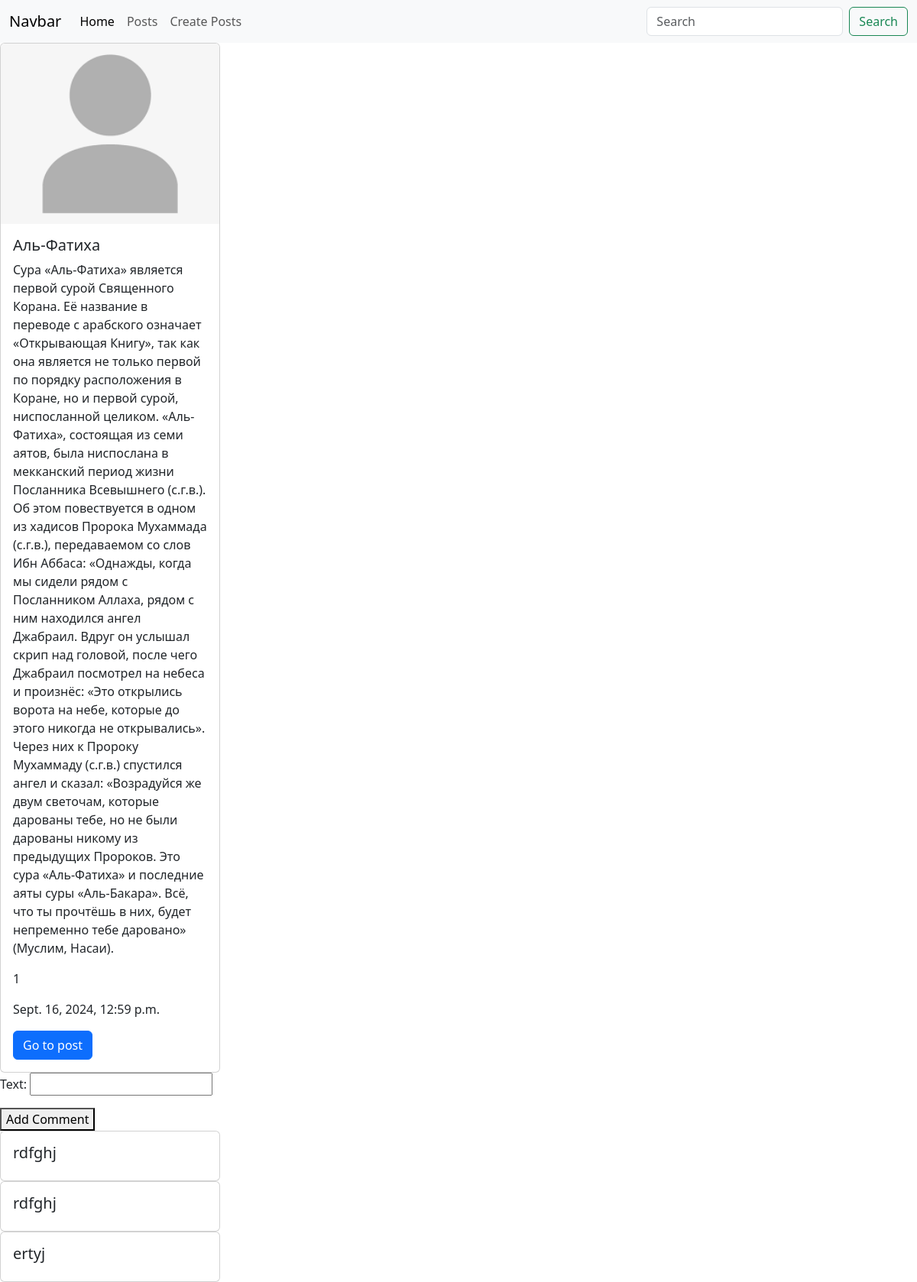
The page /posts/5/ (signed in) on the database its author committed.
### posts/models.py (models this page shows, shortened)
class Post(models.Model):
    image = models.ImageField(blank=True, null=True, upload_to='posts')
    title = models.CharField(max_length=100)
    content = models.TextField(blank=True, null=True)
    rate = models.IntegerField(default=0)
    created_at = models.DateTimeField(auto_now_add=True, null=True)
    updated_at = models.DateTimeField(auto_now=True)
    category = models.ForeignKey(Category, on_delete=models.CASCADE, null=True, blank=True, related_name='posts')
    tags = models.ManyToManyField(Tag,null=True, blank=True)

class Comment(models.Model):
    text = models.CharField(max_length=400)
    post = models.ForeignKey(Post, on_delete=models.CASCADE, related_name='comments')

### posts/views.py (the view, shortened to what this page needs)
# urls.py: path('posts/<int:post_id>/', detail_view, name='detail'),
@login_required(login_url='login')
def detail_view(request, post_id):
    post = Post.objects.get(id=post_id)
    if request.method == "GET":
        form = CommentForm()
        comments = post.comments.all()
        return render(
            request, 'posts/post_detail.html',
            context={'post': post, 'form': form, 'comments': comments}
        )

### posts/forms.py
class CommentForm(forms.ModelForm):
    class Meta:
        model = Comment
        fields = ['text']

### templates/posts/post_detail.html (shortened to what this page needs)
{% extends "base.html" %}
{% load static%}
{%block content%}
<div class="card" style="width: 18rem;">
  {% if post.image %}
  <img src="{{post.image.url}}" class="card-img-top" alt="...">
  {% else %}
   <img src="{% static 'placeholder.png' %}" class="card-img-top" alt="...">
  {% endif %}
  <div class="card-body">
    <h5 class="card-title">{{post.title}}</h5>
    <p class="card-text">{{post.content}}</p>
    <p class="card-text">{{post.rate}}</p>
    <p class="card-text">{{post.created_at}}</p>
    <a href="/posts/{{post.id}}/" class="btn btn-primary">Go to post</a>
  </div>
 </div>
<form action="" method="post">
  {{form.as_p}}
  <button type="submit">Add Comment</button>
</form>
{%for comment in comments%}
<div class="card" style="width: 18rem;">
<div class="card-body">
     <h5 class="card-title">{{comment.text}}</h5>
  </div>
</div>
{%endfor%}
{%endblock%}

### rows shown on the page
Post: title "Аль-Фатиха", content "Сура «Аль-Фатиха» является первой сурой Священного Корана. Её название в переводе с арабского означает «Открывающая Книгу», так как она является не только первой по порядку расположения в Коране, но и первой сурой, ниспосланной целиком. «Аль-Фатиха», состоящая из семи аятов, была ниспослана в мекканский период жизни Посланника Всевышнего (с.г.в.). Об этом повествуется в одном из хадисов Пророка Мухаммада (с.г.в.), передаваемом со слов Ибн Аббаса: «Однажды, когда мы сидели рядом с Посланником Аллаха, рядом с ним находился ангел Джабраил. Вдруг он услышал скрип над головой, после чего Джабраил посмотрел на небеса и произнёс: «Это открылись ворота на небе, которые до этого никогда не…", rate "1", created_at "Sept. 16, 2024, 12:59 p.m."
Comment: text "rdfghj"
Comment: text "rdfghj"
Comment: text "ertyj"
